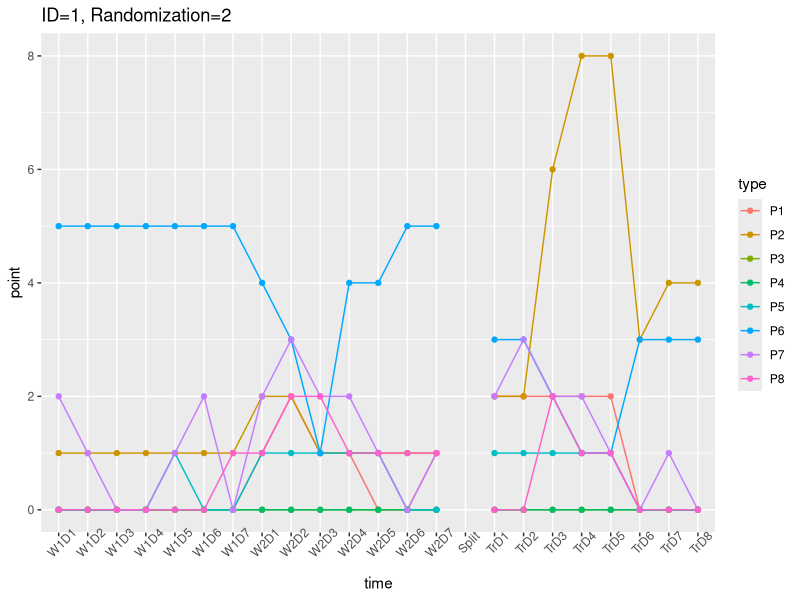
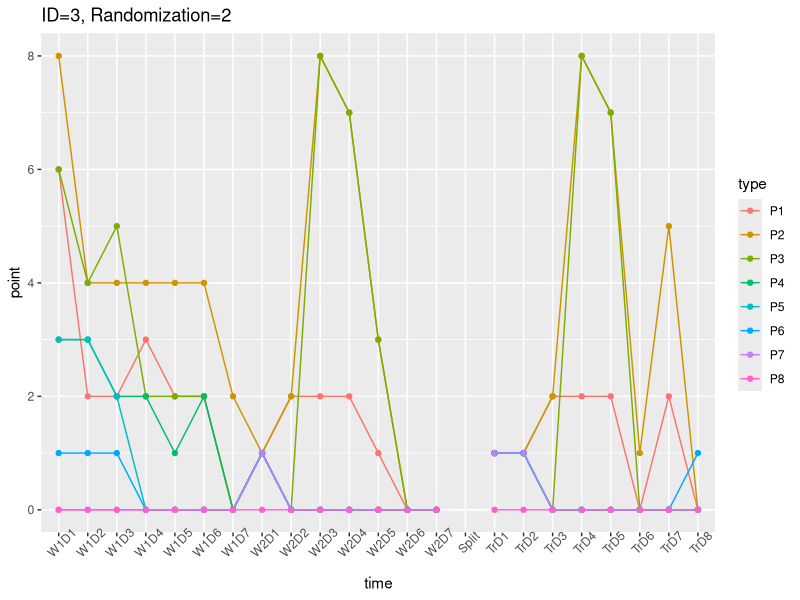
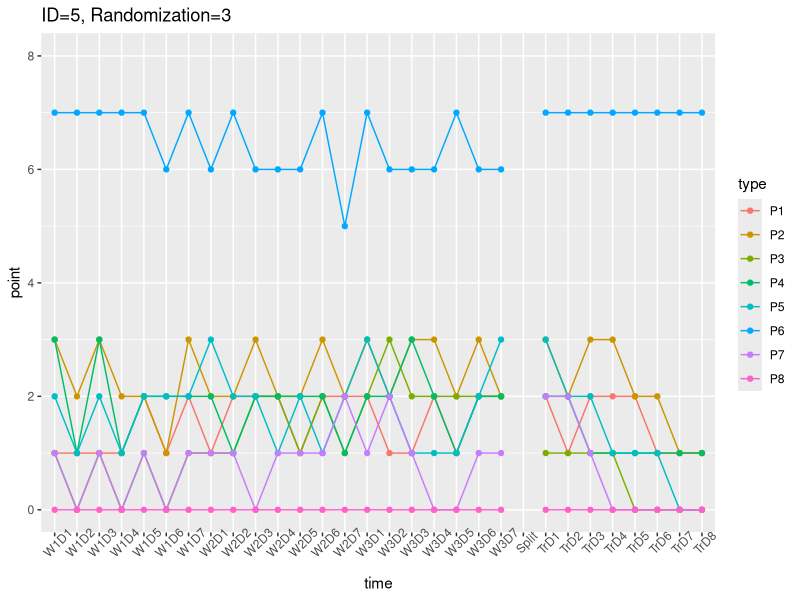
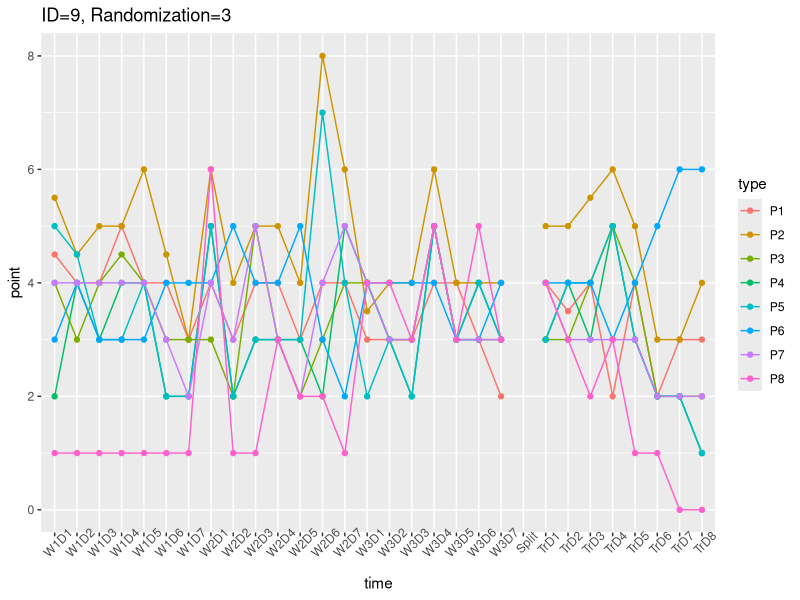
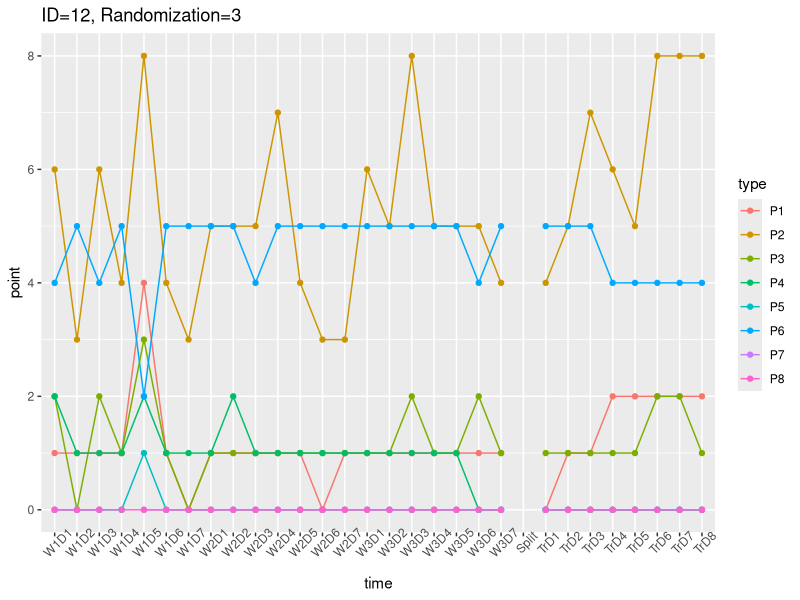
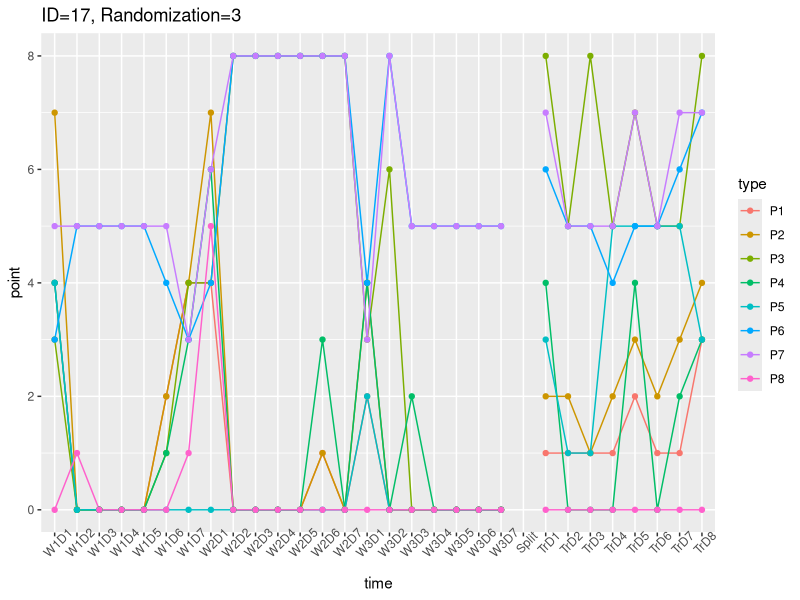
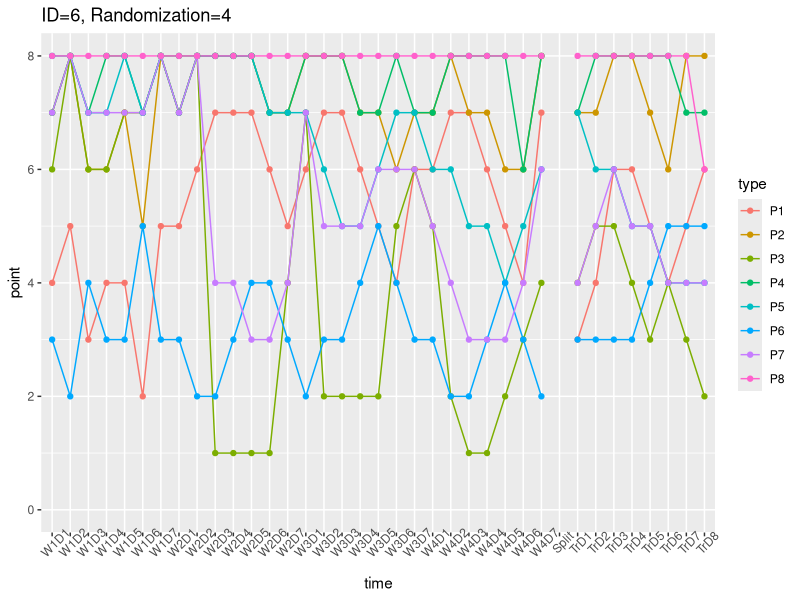
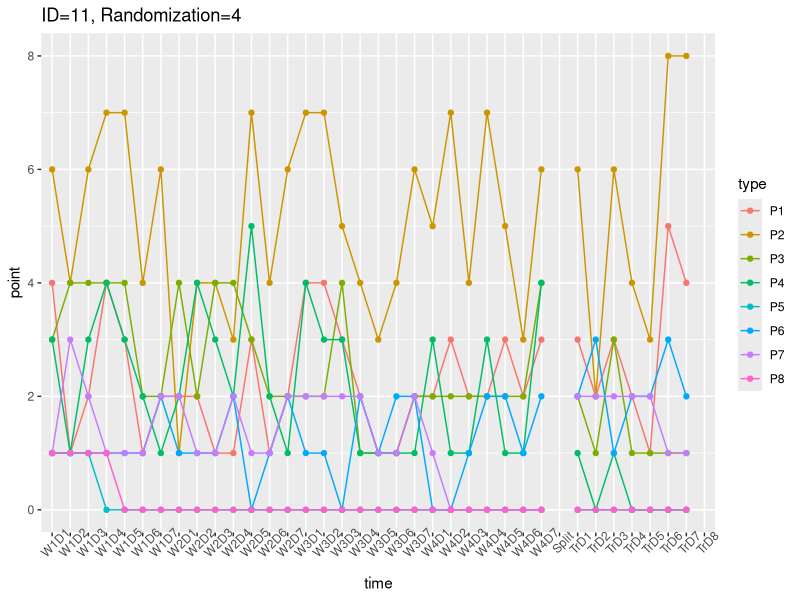

These figures' R source, in order:
## ---- chunk 1
knitr::opts_chunk$set(echo = TRUE)
## ---- chunk 2
library(ggplot2)
library(readxl)
library()
data<- read_excel("Daily Monitor Tracking Log.xlsx")
## ---- chunk 3
#Two weeks
#1
data1 <- data[c(1:8),]
data1 <- data1[, colSums(is.na(data1)) != nrow(data1)]
data1 <- data1[,-c(1:3)]
x <- rep(NA,8)
data1 <- cbind(data1[,c(1:14)], x, data1[,c(15:22)])
time <- rep(c("W1D1","W1D2","W1D3","W1D4","W1D5","W1D6","W1D7","W2D1","W2D2","W2D3","W2D4","W2D5","W2D6","W2D7","Split","TrD1","TrD2","TrD3","TrD4","TrD5","TrD6","TrD7","TrD8"),8)
point <- c(t(as.matrix(data1)))
type <- rep(c("P1","P2","P3","P4","P5","P6","P7","P8"),each=23)
df <- data.frame(time=time,point=point,type=type)
df$time <- factor(df$time,levels=c("W1D1","W1D2","W1D3","W1D4","W1D5","W1D6","W1D7","W2D1","W2D2","W2D3","W2D4","W2D5","W2D6","W2D7","Split","TrD1","TrD2","TrD3","TrD4","TrD5","TrD6","TrD7","TrD8"))
ggplot(data=df,mapping=aes(x=time,y=point,group=type,colour=type))+geom_line()+geom_point()+theme(axis.text.x=element_text(angle=45))+scale_y_continuous(limits = c(0, 8))+ggtitle("ID=1, Randomization=2")

#2

data2 <- data[c(17:24),]
data2 <- data2[, colSums(is.na(data2)) != nrow(data2)]
data2 <- data2[,-c(1:3)]
x <- rep(NA,8)
data2 <- cbind(data2[,c(1:14)], x, data2[,c(15:22)])
time <- rep(c("W1D1","W1D2","W1D3","W1D4","W1D5","W1D6","W1D7","W2D1","W2D2","W2D3","W2D4","W2D5","W2D6","W2D7","Split","TrD1","TrD2","TrD3","TrD4","TrD5","TrD6","TrD7","TrD8"),8)
point <- c(t(as.matrix(data2)))
type <- rep(c("P1","P2","P3","P4","P5","P6","P7","P8"),each=23)
df <- data.frame(time=time,point=point,type=type)
df$time <- factor(df$time,levels=c("W1D1","W1D2","W1D3","W1D4","W1D5","W1D6","W1D7","W2D1","W2D2","W2D3","W2D4","W2D5","W2D6","W2D7","Split","TrD1","TrD2","TrD3","TrD4","TrD5","TrD6","TrD7","TrD8"))
ggplot(data=df,mapping=aes(x=time,y=point,group=type,colour=type))+geom_line()+geom_point()+theme(axis.text.x=element_text(angle=45))+scale_y_continuous(limits = c(0, 8))+ggtitle("ID=3, Randomization=2")
## ---- chunk 4
#Three weeks
#3
data3 <- data[c(9:16),]
data3 <- data3[, colSums(is.na(data3)) != nrow(data3)]
data3 <- data3[,-c(1:3)]
x <- rep(NA,8)
data3 <- cbind(data3[,c(1:21)], x, data3[,c(22:29)])
time <- rep(c("W1D1","W1D2","W1D3","W1D4","W1D5","W1D6","W1D7","W2D1","W2D2","W2D3","W2D4","W2D5","W2D6","W2D7","W3D1","W3D2","W3D3","W3D4","W3D5","W3D6","W3D7","Split","TrD1","TrD2","TrD3","TrD4","TrD5","TrD6","TrD7","TrD8"),8)
point <- c(t(as.matrix(data3)))
type <- rep(c("P1","P2","P3","P4","P5","P6","P7","P8"),each=30)
df <- data.frame(time=time,point=point,type=type)
df$time <- factor(df$time,levels=c("W1D1","W1D2","W1D3","W1D4","W1D5","W1D6","W1D7","W2D1","W2D2","W2D3","W2D4","W2D5","W2D6","W2D7","W3D1","W3D2","W3D3","W3D4","W3D5","W3D6","W3D7","Split","TrD1","TrD2","TrD3","TrD4","TrD5","TrD6","TrD7","TrD8"))
ggplot(data=df,mapping=aes(x=time,y=point,group=type,colour=type))+geom_line()+geom_point()+theme(axis.text.x=element_text(angle=45))+scale_y_continuous(limits = c(0, 8))+ggtitle("ID=5, Randomization=3")

#4
data4 <- data[c(33:40),]
data4 <- data4[, colSums(is.na(data4)) != nrow(data4)]
data4 <- data4[,-c(1:3)]
x <- rep(NA,8)
data4 <- cbind(data4[,c(1:21)], x, data4[,c(22:29)])
time <- rep(c("W1D1","W1D2","W1D3","W1D4","W1D5","W1D6","W1D7","W2D1","W2D2","W2D3","W2D4","W2D5","W2D6","W2D7","W3D1","W3D2","W3D3","W3D4","W3D5","W3D6","W3D7","Split","TrD1","TrD2","TrD3","TrD4","TrD5","TrD6","TrD7","TrD8"),8)
point <- c(t(as.matrix(data4)))
type <- rep(c("P1","P2","P3","P4","P5","P6","P7","P8"),each=30)
df <- data.frame(time=time,point=point,type=type)
df$time <- factor(df$time,levels=c("W1D1","W1D2","W1D3","W1D4","W1D5","W1D6","W1D7","W2D1","W2D2","W2D3","W2D4","W2D5","W2D6","W2D7","W3D1","W3D2","W3D3","W3D4","W3D5","W3D6","W3D7","Split","TrD1","TrD2","TrD3","TrD4","TrD5","TrD6","TrD7","TrD8"))
ggplot(data=df,mapping=aes(x=time,y=point,group=type,colour=type))+geom_line()+geom_point()+theme(axis.text.x=element_text(angle=45))+scale_y_continuous(limits = c(0, 8))+ggtitle("ID=9, Randomization=3")

#5
data5 <- data[c(41:48),]
data5 <- data5[, colSums(is.na(data5)) != nrow(data5)]
data5 <- data5[,-c(1:3)]
x <- rep(NA,8)
data5 <- cbind(data5[,c(1:21)], x, data5[,c(22:29)])
time <- rep(c("W1D1","W1D2","W1D3","W1D4","W1D5","W1D6","W1D7","W2D1","W2D2","W2D3","W2D4","W2D5","W2D6","W2D7","W3D1","W3D2","W3D3","W3D4","W3D5","W3D6","W3D7","Split","TrD1","TrD2","TrD3","TrD4","TrD5","TrD6","TrD7","TrD8"),8)
point <- c(t(as.matrix(data5)))
type <- rep(c("P1","P2","P3","P4","P5","P6","P7","P8"),each=30)
df <- data.frame(time=time,point=point,type=type)
df$time <- factor(df$time,levels=c("W1D1","W1D2","W1D3","W1D4","W1D5","W1D6","W1D7","W2D1","W2D2","W2D3","W2D4","W2D5","W2D6","W2D7","W3D1","W3D2","W3D3","W3D4","W3D5","W3D6","W3D7","Split","TrD1","TrD2","TrD3","TrD4","TrD5","TrD6","TrD7","TrD8"))
ggplot(data=df,mapping=aes(x=time,y=point,group=type,colour=type))+geom_line()+geom_point()+theme(axis.text.x=element_text(angle=45))+scale_y_continuous(limits = c(0, 8))+ggtitle("ID=12, Randomization=3")

#6
data6 <- data[c(57:64),]
data6 <- data6[, colSums(is.na(data6)) != nrow(data6)]
data6 <- data6[,-c(1:3)]
x <- rep(NA,8)
data6 <- cbind(data6[,c(1:21)], x, data6[,c(22:29)])
time <- rep(c("W1D1","W1D2","W1D3","W1D4","W1D5","W1D6","W1D7","W2D1","W2D2","W2D3","W2D4","W2D5","W2D6","W2D7","W3D1","W3D2","W3D3","W3D4","W3D5","W3D6","W3D7","Split","TrD1","TrD2","TrD3","TrD4","TrD5","TrD6","TrD7","TrD8"),8)
point <- c(t(as.matrix(data6)))
type <- rep(c("P1","P2","P3","P4","P5","P6","P7","P8"),each=30)
df <- data.frame(time=time,point=point,type=type)
df$time <- factor(df$time,levels=c("W1D1","W1D2","W1D3","W1D4","W1D5","W1D6","W1D7","W2D1","W2D2","W2D3","W2D4","W2D5","W2D6","W2D7","W3D1","W3D2","W3D3","W3D4","W3D5","W3D6","W3D7","Split","TrD1","TrD2","TrD3","TrD4","TrD5","TrD6","TrD7","TrD8"))
ggplot(data=df,mapping=aes(x=time,y=point,group=type,colour=type))+geom_line()+geom_point()+theme(axis.text.x=element_text(angle=45))+scale_y_continuous(limits = c(0, 8))+ggtitle("ID=17, Randomization=3")
## ---- chunk 5
#Four weeks
#7
data7 <- data[c(25:32),]
data7 <- data7[, colSums(is.na(data7)) != nrow(data7)]
data7 <- data7[,-c(1:3)]
x <- rep(NA,8)
data7 <- cbind(data7[,c(1:28)], x, data7[,c(29:36)])
time <- rep(c("W1D1","W1D2","W1D3","W1D4","W1D5","W1D6","W1D7","W2D1","W2D2","W2D3","W2D4","W2D5","W2D6","W2D7","W3D1","W3D2","W3D3","W3D4","W3D5","W3D6","W3D7","W4D1","W4D2","W4D3","W4D4","W4D5","W4D6","W4D7","Split","TrD1","TrD2","TrD3","TrD4","TrD5","TrD6","TrD7","TrD8"),8)
point <- c(t(as.matrix(data7)))
type <- rep(c("P1","P2","P3","P4","P5","P6","P7","P8"),each=37)
df <- data.frame(time=time,point=point,type=type)
df$time <- factor(df$time,levels=c("W1D1","W1D2","W1D3","W1D4","W1D5","W1D6","W1D7","W2D1","W2D2","W2D3","W2D4","W2D5","W2D6","W2D7","W3D1","W3D2","W3D3","W3D4","W3D5","W3D6","W3D7","W4D1","W4D2","W4D3","W4D4","W4D5","W4D6","W4D7","Split","TrD1","TrD2","TrD3","TrD4","TrD5","TrD6","TrD7","TrD8"))
ggplot(data=df,mapping=aes(x=time,y=point,group=type,colour=type))+geom_line()+geom_point()+theme(axis.text.x=element_text(angle=45))+scale_y_continuous(limits = c(0, 8))+ggtitle("ID=6, Randomization=4")

#8
data8 <- data[c(49:56),]
data8 <- data8[,-c(1:3)]
x <- rep(NA,8)
data8 <- cbind(data8[,c(1:28)], x, data8[,c(29:36)])
time <- rep(c("W1D1","W1D2","W1D3","W1D4","W1D5","W1D6","W1D7","W2D1","W2D2","W2D3","W2D4","W2D5","W2D6","W2D7","W3D1","W3D2","W3D3","W3D4","W3D5","W3D6","W3D7","W4D1","W4D2","W4D3","W4D4","W4D5","W4D6","W4D7","Split","TrD1","TrD2","TrD3","TrD4","TrD5","TrD6","TrD7","TrD8"),8)
point <- c(t(as.matrix(data8)))
type <- rep(c("P1","P2","P3","P4","P5","P6","P7","P8"),each=37)
df <- data.frame(time=time,point=point,type=type)
df$time <- factor(df$time,levels=c("W1D1","W1D2","W1D3","W1D4","W1D5","W1D6","W1D7","W2D1","W2D2","W2D3","W2D4","W2D5","W2D6","W2D7","W3D1","W3D2","W3D3","W3D4","W3D5","W3D6","W3D7","W4D1","W4D2","W4D3","W4D4","W4D5","W4D6","W4D7","Split","TrD1","TrD2","TrD3","TrD4","TrD5","TrD6","TrD7","TrD8"))
ggplot(data=df,mapping=aes(x=time,y=point,group=type,colour=type))+geom_line()+geom_point()+theme(axis.text.x=element_text(angle=45))+scale_y_continuous(limits = c(0, 8))+ggtitle("ID=11, Randomization=4")

